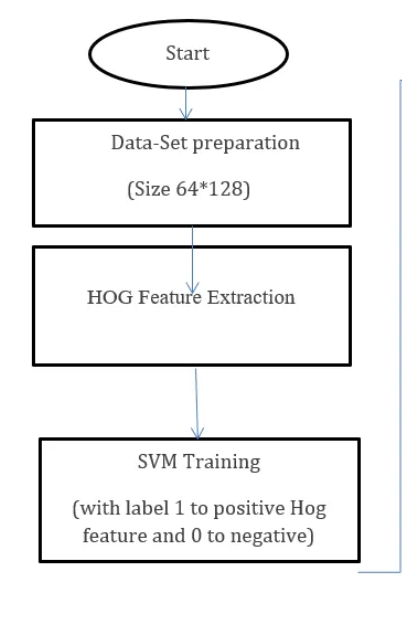
#> input picture peiton_class.png, 402 x 632 px, found by its file name
$ jupyter execute --allow-errors Pedestrian_Recognition.ipynb   (shell and % lines are left out)   (older library calls are emulated)
#> lines starting #> are read from the running program, lines starting #| are printed output that depends on the picture
# Load DataSet

# Data Set Summary & Exploration

[cell 1]
import cv2
import glob
from PIL import Image
import matplotlib.pyplot as plt
import seaborn as sns
from skimage.feature import hog
import random


# Load images.
images_ped = list(map(lambda imageFileName: (cv2.imread(imageFileName,0),1),
                              glob.glob('*/ped_examples/*.pgm')))
images_Nonped = list(map(lambda imageFileName: (cv2.imread(imageFileName,0),0),
                              glob.glob('*/non-ped_examples/*.pgm')))
# prepare dataset i take only 1e5 from each classe 0 and 1
images_data=images_ped[:10000].copy()
images_data.extend(images_Nonped[:10000])

# shuffle
random.shuffle(images_data)
print("Done importing images.")

[cell 2]
print("Total Number of Images = ", len(images_data))
print("Number of Ped Images = ", len(images_ped))
print("INumber of Non Ped Images =", len(images_Nonped))
#> (the rest of this cell did not finish here and is left out)

[cell 3]
# display function
def showImages(images, cols = 4, rows = 5, figsize=(6,6)):
#> called with cols = 3, rows = 3, figsize = (6, 6)
    imgLength = len(images)
    fig, axes = plt.subplots(rows, cols, figsize=figsize)
    indexes = range(cols * rows)
    for ax, index in zip(axes.flat, indexes):
        if index < imgLength:
            image = images[index][0]
            ax.imshow(image)
            ax.axis('off')

# images of ped
showImages(images_ped, 3, 3)
# plt.savefig("ped.png")

[cell 4]
# images of Nonped
showImages(images_Nonped, 3, 3)
# plt.savefig("nonped.png")

[cell 5]
# Shuffled images
showImages(images_data, 3, 3)
# plt.savefig("shuffled.png")

[cell 6]
counts = {
    "lables":[0,1],
    "images_count":[len(images_Nonped),len(images_ped)]
}
plt.figure(figsize=(6,6))
sns.set(font_scale=1)
sns.barplot(data=counts,x='lables',y='images_count')
plt.xticks(rotation=90)
plt.ylabel('Training Class')
plt.xlabel('Number of Images');
plt.title("Distribution of Classes around images")
plt.tight_layout()
# plt.savefig("Distribution.png")
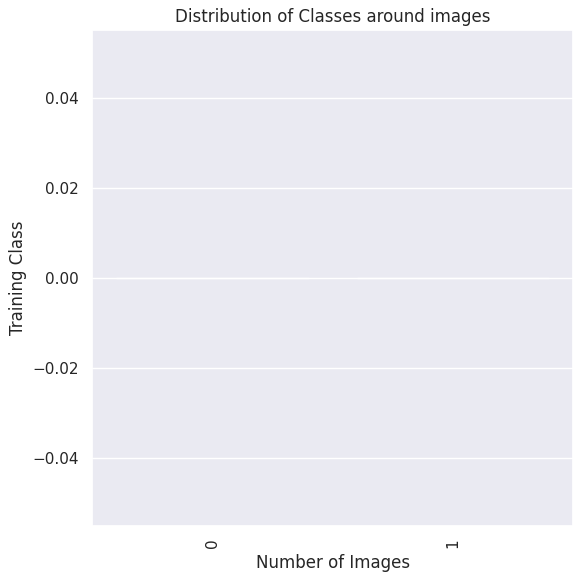
#> figure drawn by matplotlib, 1 panel

# Images Pre-processing

[cell 7]
# Flow diagram of project methodology
img_diagram = cv2.imread("/content/peiton_class.png")
#> img_diagram is the input picture: shape (632, 402, 3); mean B, G, R 241, 240.9, 240.8
plt.figure(figsize=(8,8))
plt.title("Flow diagram of project methodology")
plt.axis("off")
plt.imshow(img_diagram)

[cell 8]
from skimage.feature import hog

hog_imgs = []
hog_features=[]
lables=[]
for img in images_data :
  resized_img=cv2.resize(img[0],(64,128))
  hog_feature, hog_image = hog(resized_img, orientations=9, pixels_per_cell=(8, 8),
                      cells_per_block=(2, 2), visualize=True, multichannel=False)
  hog_imgs.append(hog_image)
  hog_features.append(hog_feature)
  lables.append(img[1])

[cell 9]
# visulize
fig = plt.figure(figsize=(5,5))
(ax1,ax2) = fig.subplots(1,2)
#> (the rest of this cell did not finish here and is left out)

# Features and Labels

[cell 10]
from sklearn.model_selection import train_test_split
import numpy as np

hog_features = np.asarray(hog_features)
lables = np.asarray(lables)

# split data into train data & test data
#> (the rest of this cell did not finish here and is left out)

# Train & Evaluate the Model

[cell 11]
from sklearn.svm import SVC

svm_mod = SVC()
#> (the rest of this cell did not finish here and is left out)

#> (a cell that did not finish here is left out)

[cell 13]
from sklearn.metrics import accuracy_score,confusion_matrix
import seaborn as sns

#> (the rest of this cell did not finish here and is left out)

#> (a cell that did not finish here is left out)

# Test a Model on New Images

[cell 15]
import pandas as pd
import numpy as np
from skimage.feature import hog


new_mages_tuple = images_ped[10001:10011].copy()
new_mages_tuple.extend(images_Nonped[10001:10011])
print(len(new_mages_tuple))

# shuffle
random.shuffle(new_mages_tuple)

new_mages=[img[0] for img in new_mages_tuple]
lables_act = [img[1] for img in new_mages_tuple]

# preprcesse testing images
processed_imgs = []
hog_f = []
for img in new_mages:
  resized_img=cv2.resize(img,(64,128))
  hog_feature, hog_image = hog(resized_img, orientations=9, pixels_per_cell=(8, 8),
                      cells_per_block=(2, 2), visualize=True, multichannel=False)
  processed_imgs.append(hog_image)
  hog_f.append(hog_feature)

hog_f = np.asarray(hog_f)

# Predict
#> (the rest of this cell did not finish here and is left out)

[cell 16]
# display function
def showImages(images, cols = 4, rows = 5, figsize=(8,8)):
#> called with cols = 3, rows = 3, figsize = (8, 8)
    imgLength = len(images)
    fig, axes = plt.subplots(rows, cols, figsize=figsize)
    indexes = range(cols * rows)
    for ax, index in zip(axes.flat, indexes):
        if index < imgLength:
            image = images[index]
            ax.set_title("This is a "+str(y_pred[index]))
            ax.imshow(image)
            ax.axis('off')

# images of ped
showImages(new_mages, 3, 3)
plt.savefig("resulst.png")
